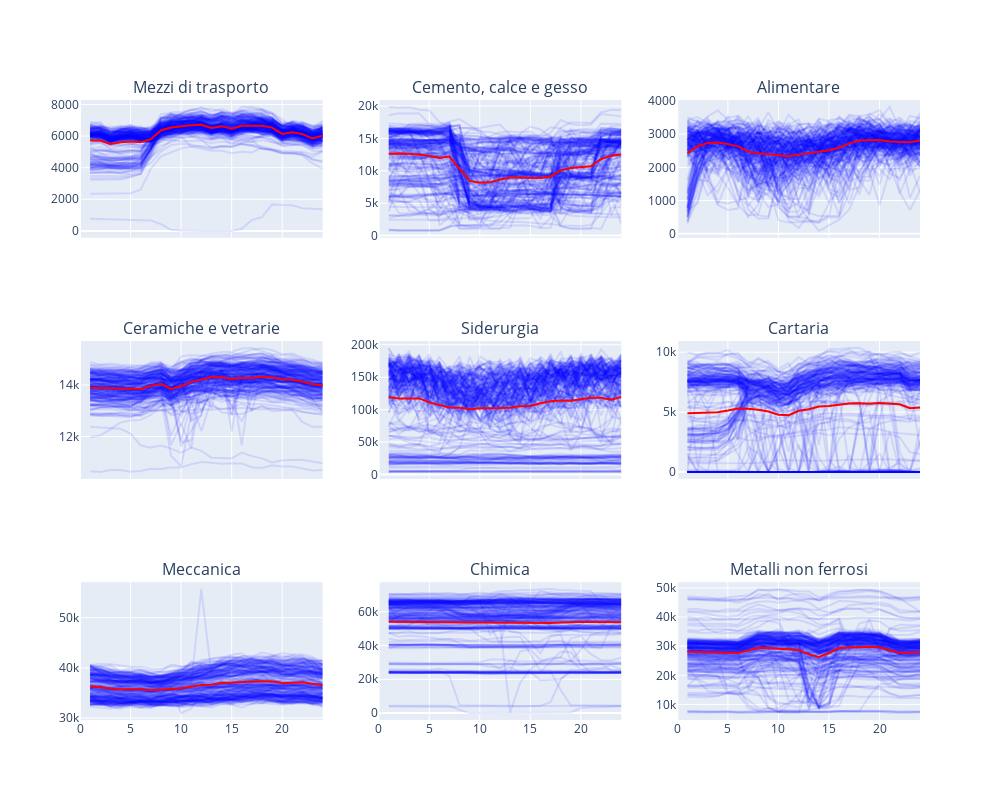

Notebook code for this chart:
### Code cell
sectors = list(input_df.Settore.unique())
# Create subplots with two rows and one column
fig = sp.make_subplots(rows=3, cols=3, shared_xaxes=True, subplot_titles=sectors)

# select_condition = pd.Series(len(df) * [True], index=df.index)
select_condition = df.daytype == 'Working day'

for i, col in enumerate(sectors):
    for k, Data in enumerate(df[select_condition].Data.sample(frac=.1).unique()):
        day_df = df[select_condition & (df.Data == Data)]
        fig.add_trace(go.Scatter(y=day_df[col], x=day_df['Ora'], mode="lines", line=dict(color='rgba(0, 0, 255, 0.1)')), row=1+i//3, col=1+i%3)
    mean_df = df[select_condition].groupby('Ora', as_index=False)[sectors].mean()
    fig.add_trace(go.Scatter(y=mean_df[col], x=mean_df['Ora'], mode="lines", line=dict(color='rgba(255, 0, 0, 1)')), row=1+i//3, col=1+i%3)
    fig.update_traces(showlegend=False)
fig.update_layout(height=800, width=1000)
fig.update_xaxes(range=[0, 24])
fig.show()
